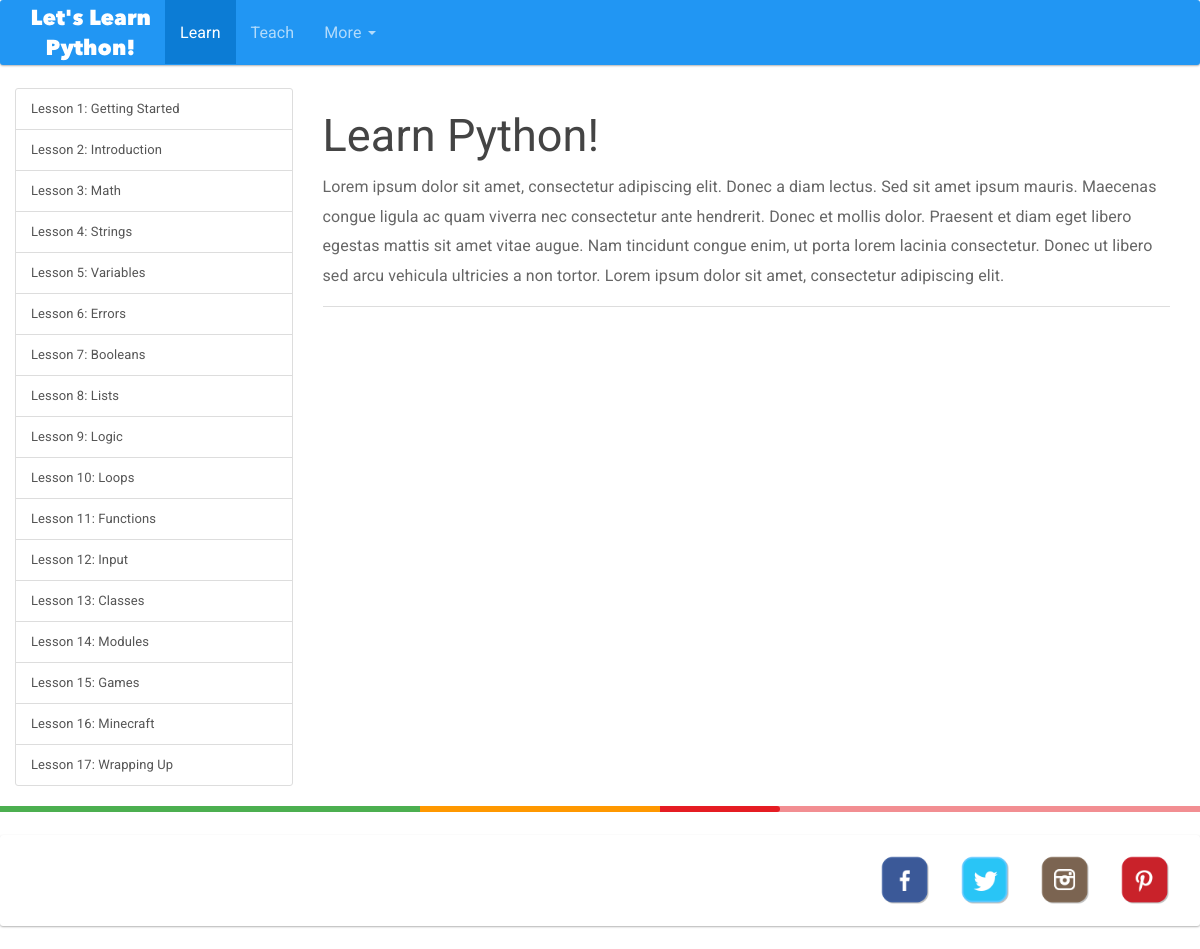
The page /learn/ on the database its author committed.
### lessons/models.py (models this page shows, shortened)
class Lesson(models.Model):
    number = models.IntegerField()
    name = models.CharField(max_length=200)
    description = models.TextField(blank=True, null=True)

### lessons/views.py (the view)
def index(request):
    all_lessons = Lesson.objects.order_by('number')
    context = {
        'lesson_list': all_lessons,
    }
    return render(request, 'lessons/step.html', context)

### lessons/templates/lessons/step.html (shortened to what this page needs)
{% include "letslearnpython/common_head.html" %}
{% include "lessons/lessons_header.html" %}
<div class="yk-container container">
  <div class="row">
    <div class="list-group yk-container-nav col-sm-3">
      {% for item in lesson_list %}
        <a class="list-group-item yk-lesson-name" href="/learn/lesson/{{ item.number }}/step/1/">
          Lesson {{ item.number }}: {{ item.name }}
        </a>
      {% endfor %}
    </div>
    <div class="yk-container-content col-sm-9">
      {% if step %}
        {{ step.description | safe }}
      {% else %}
        <h2>Learn Python!</h2>
        <p>
          Lorem ipsum dolor sit amet, consectetur adipiscing elit. Donec a diam
          lectus. Sed sit amet ipsum mauris. Maecenas congue ligula ac quam viverra
          nec consectetur ante hendrerit. Donec et mollis dolor. Praesent et diam
          eget libero egestas mattis sit amet vitae augue. Nam tincidunt congue enim,
          ut porta lorem lacinia consectetur. Donec ut libero sed arcu vehicula
          ultricies a non tortor. Lorem ipsum dolor sit amet, consectetur adipiscing elit.
        </p>
      {% endif %}
      <div class="yk-step-navigation clearfix">
      </div>
    </div>
  </div>
</div>
{% include "letslearnpython/common_footer.html" %}

### letslearnpython/templates/letslearnpython/common_head.html (shortened to what this page needs)
<!DOCTYPE html>
<html class="no-js" lang="en">
<head>
  {% load staticfiles %}
  <link rel='stylesheet' href="{% static 'letslearnpython/css/bootstrap.css' %}">
  <link rel='stylesheet' href="{% static 'letslearnpython/css/custom.css' %}">
</head>
<body>

### lessons/templates/lessons/lessons_header.html (shortened to what this page needs)
{% load staticfiles %}
<header>
  <nav class="navbar navbar-inverse">
    <div class="container-fluid">
      <div class="navbar-header">
        <a href="/"><img src="{% static 'letslearnpython/images/site-header-logo.png' %}" alt="logo"></a>
      </div>
      <div class="collapse navbar-collapse" id="bs-example-navbar-collapse-2">
        <ul class="nav navbar-nav">
          <li class="active"><a href="/learn/">Learn</a></li>
          <li><a href="/teach/">Teach</a></li>
          <li class="dropdown">
            <a class="dropdown-toggle" data-toggle="dropdown" role="button"
             aria-haspopup="true" aria-expanded="false" href="#">
              More
              <span class="caret"></span>
           </a>
          </li>
        </ul>
      </div>
    </div>
  </nav>
</header>

### letslearnpython/templates/letslearnpython/common_footer.html (shortened to what this page needs)
{% load staticfiles %}
<footer>
<div class="progress">
  <div class="progress-bar progress-bar-success" style="width: 35%"></div>
  <div class="progress-bar progress-bar-warning" style="width: 20%"></div>
  <div class="progress-bar progress-bar-danger" style="width: 10%"></div>
</div>
<nav class="navbar navbar-default">
  <div class="container-fluid">
    <div class="collapse navbar-collapse" id="bs-example-navbar-collapse-1">
      <ul class="nav navbar-nav navbar-right">
        <li>
          <a href="https://www.facebook.com/PythonKids/" target="_blank">
            <img src="{% static 'letslearnpython/images/facebook.png' %}" alt="Facebook" height="50" width="50">
          </a>
        </li>
        <li>
          <a href="https://twitter.com/pythonkids" target="_blank">
            <img src="{% static 'letslearnpython/images/twitter.png' %}" alt="Twitter" height="50" width="50">
          </a>
        </li>
        <li>
          <a href="https://www.instagram.com/pykids/" target="_blank">
            <img src="{% static 'letslearnpython/images/instagram.png' %}" alt="Instagram" height="50" width="50">
          </a>
        </li>
        <li>
          <a href="https://www.pinterest.com/pykids/" target="_blank">
            <img src="{% static 'letslearnpython/images/pinterest.png' %}" alt="Pinterest" height="50" width="50">
          </a>
        </li>
      </ul>
    </div>
  </div>
</nav>
</footer>
</body>
</html>

### letslearnpython/static/letslearnpython/css/custom.css (style rules this page uses)
.yk-container { min-height: 500px; }
.yk-container-nav { font-size: 13px; }
.yk-container-nav .list-group-item { padding-top: 8px; padding-bottom: 8px; }
.yk-step-navigation { margin-top: 15px; border-top: 1px solid #ddd; padding-top: 15px; margin-bottom: 30px; }

### rows shown on the page
Lesson: number "1", name "Getting Started"
Lesson: number "2", name "Introduction"
Lesson: number "3", name "Math"
Lesson: number "4", name "Strings"
Lesson: number "5", name "Variables"
Lesson: number "6", name "Errors"
Lesson: number "7", name "Booleans"
Lesson: number "8", name "Lists"
Lesson: number "9", name "Logic"
Lesson: number "10", name "Loops"
Lesson: number "11", name "Functions"
Lesson: number "12", name "Input"
Lesson: number "13", name "Classes"
Lesson: number "14", name "Modules"
Lesson: number "15", name "Games"
Lesson: number "16", name "Minecraft"
Lesson: number "17", name "Wrapping Up"
